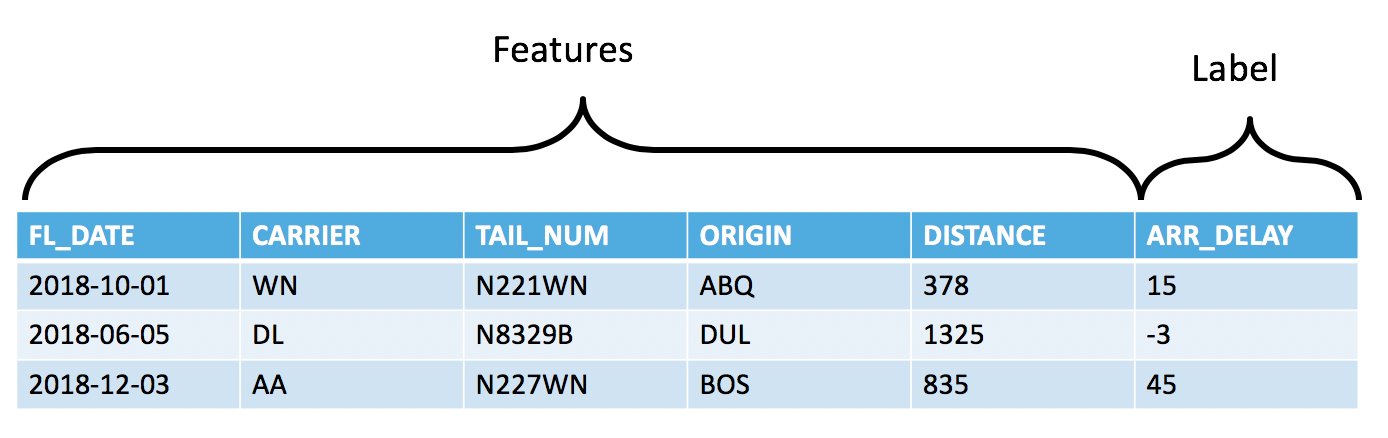
#> input picture src/Machine Learning/data.png, 1388 x 438 px, found by its file name; its folder holds 2 pictures in this run
$ jupyter execute --allow-errors 'Bringing Old Photo Back to Life.ipynb'   (shell and % lines are left out)
#> lines starting #> are read from the running program, lines starting #| are printed output that depends on the picture; pictures that were not available may be replaced by others from this repository, and a replacement may not be noted
#> further down, image_original is the input picture: PIL image 1388x438 RGBA; mean R, G, B, A 219.7, 232.3, 240.8, 255
# ◢ Bringing Old Photos Back to Life

This is a reference implementation of our CVPR 2020 paper [1], which  revives an old photo to modern style. Should you be making use of our work, please cite our paper [1].

---

# ◢ Verify Runtime Settings

**<font color='#FF000'> IMPORTANT </font>**

In the "Runtime" menu for the notebook window, select "Change runtime type." Ensure that the following are selected:
* Runtime Type = Python 3
* Hardware Accelerator = GPU

# ◢ Git clone

# ◢ Set up the environment

[cell 1]
# pull the syncBN repo
%cd photo_restoration/Face_Enhancement/models/networks
%cd ../../../

%cd Global/detection_models
%cd ../../

# download the landmark detection model
%cd Face_Detection/
%cd ../

# download the pretrained model
%cd Face_Enhancement/
%cd ../

%cd Global/
%cd ../

# ◢ Run the code

### Restore photos (normal mode)

[cell 2]
input_folder = "/test_images/old"
output_folder = "/output"

import os
basepath = os.getcwd()
input_path = os.path.join(basepath, input_folder)
output_path = os.path.join(basepath, output_folder)
#os.mkdir(output_path)
#os.chmod(output_path, 0o777)  # read/write by everyone

[cell 3]
import io
import IPython.display
import numpy as np
import PIL.Image

def imshow(a, format='png', jpeg_fallback=True):
    a = np.asarray(a, dtype=np.uint8)
    data = io.BytesIO()
    PIL.Image.fromarray(a).save(data, format)
    im_data = data.getvalue()
    try:
      disp = IPython.display.display(IPython.display.Image(im_data))
    except IOError:
      if jpeg_fallback and format != 'jpeg':
        print(('Warning: image was too large to display in format "{}"; '
              'trying jpeg instead.').format(format))
        return imshow(a, format='jpeg')
      else:
        raise
    return disp

def make_grid(I1, I2, resize=True):
#> called with resize = True
    I1 = np.asarray(I1)
    H, W = I1.shape[0], I1.shape[1]
#> H = 438; W = 1388

    if I1.ndim >= 3:
        I2 = np.asarray(I2.resize((W,H)))
        I_combine = np.zeros((H,W*2,3))
        I_combine[:,:W,:] = I1[:,:,:3]
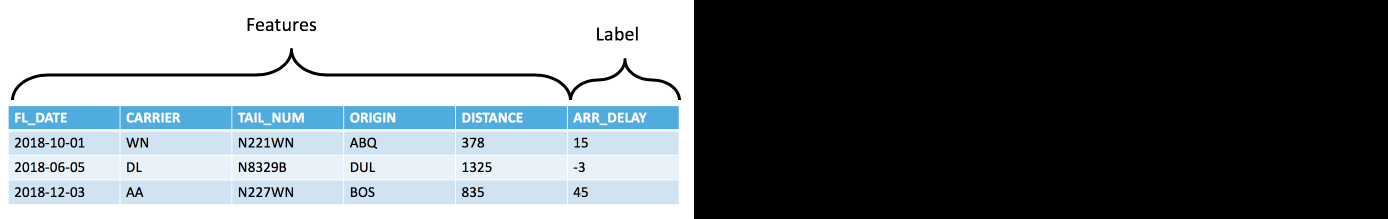
#> I_combine: shape (438, 2776, 3) float64 (shown at 1/2 size); mean R, G, B 109.8, 116.1, 120.4
        I_combine[:,W:,:] = I2[:,:,:3]
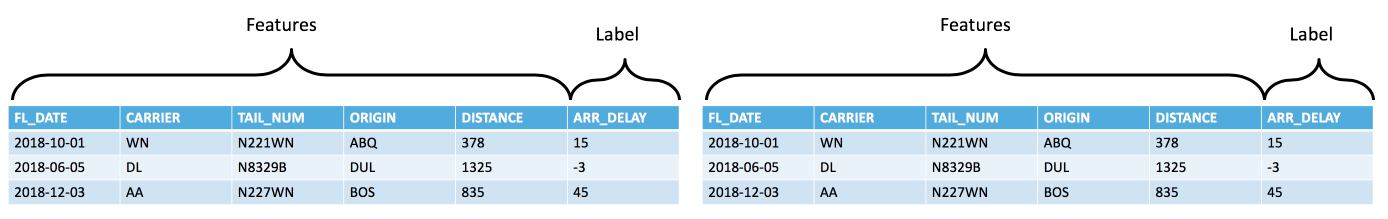
#> I_combine: shape (438, 2776, 3) float64 (shown at 1/2 size); mean R, G, B 219.7, 232.3, 240.8
    else:
        I2 = np.asarray(I2.resize((W,H)).convert('L'))
        I_combine = np.zeros((H,W*2))
        I_combine[:,:W] = I1[:,:]
        I_combine[:,W:] = I2[:,:]
    I_combine = PIL.Image.fromarray(np.uint8(I_combine))
#> I_combine: PIL image 2776x438 RGB

    W_base = 600
    if resize:
      ratio = W_base / (W*2)
#> ratio = 0.216
      H_new = int(H * ratio)
#> H_new = 94
      I_combine = I_combine.resize((W_base, H_new), PIL.Image.LANCZOS)
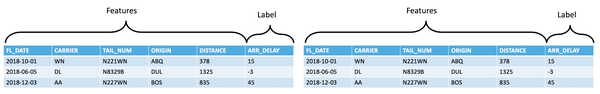
#> I_combine: PIL image 600x94 RGB; mean R, G, B 219.2, 231.9, 240.4

    return I_combine

[cell 4]
filenames = os.listdir(os.path.join(input_path))
filenames.sort()

for filename in filenames:
    print(filename)
    image_original = PIL.Image.open(os.path.join(input_path, filename))
    image_restore = PIL.Image.open(os.path.join(output_path, 'final_output', filename))

    display(make_grid(image_original, image_restore))

### Restore the photos with scratches

[cell 5]
input_folder = "test_images/old_w_scratch"
output_folder = "output"
input_path = os.path.join(basepath, input_folder)
output_path = os.path.join(basepath, output_folder)

filenames = os.listdir(os.path.join(input_path))
filenames.sort()

for filename in filenames:
    print(filename)
    image_original = PIL.Image.open(os.path.join(input_path, filename))
    image_restore = PIL.Image.open(os.path.join(output_path, 'final_output', filename))

    display(make_grid(image_original, image_restore))

# ◢ Try it on your own photos!

[cell 6]
from google.colab import files
import shutil

upload_path = os.path.join(basepath, "test_images", "upload")
upload_output_path = os.path.join(basepath, "upload_output")

if os.path.isdir(upload_output_path):
    shutil.rmtree(upload_output_path)

if os.path.isdir(upload_path):
    shutil.rmtree(upload_path)

os.mkdir(upload_output_path)
os.mkdir(upload_path)

uploaded = files.upload()
#> the answer given: data.png
for filename in uploaded.keys():
    shutil.move(os.path.join(basepath, filename), os.path.join(upload_path, filename))
